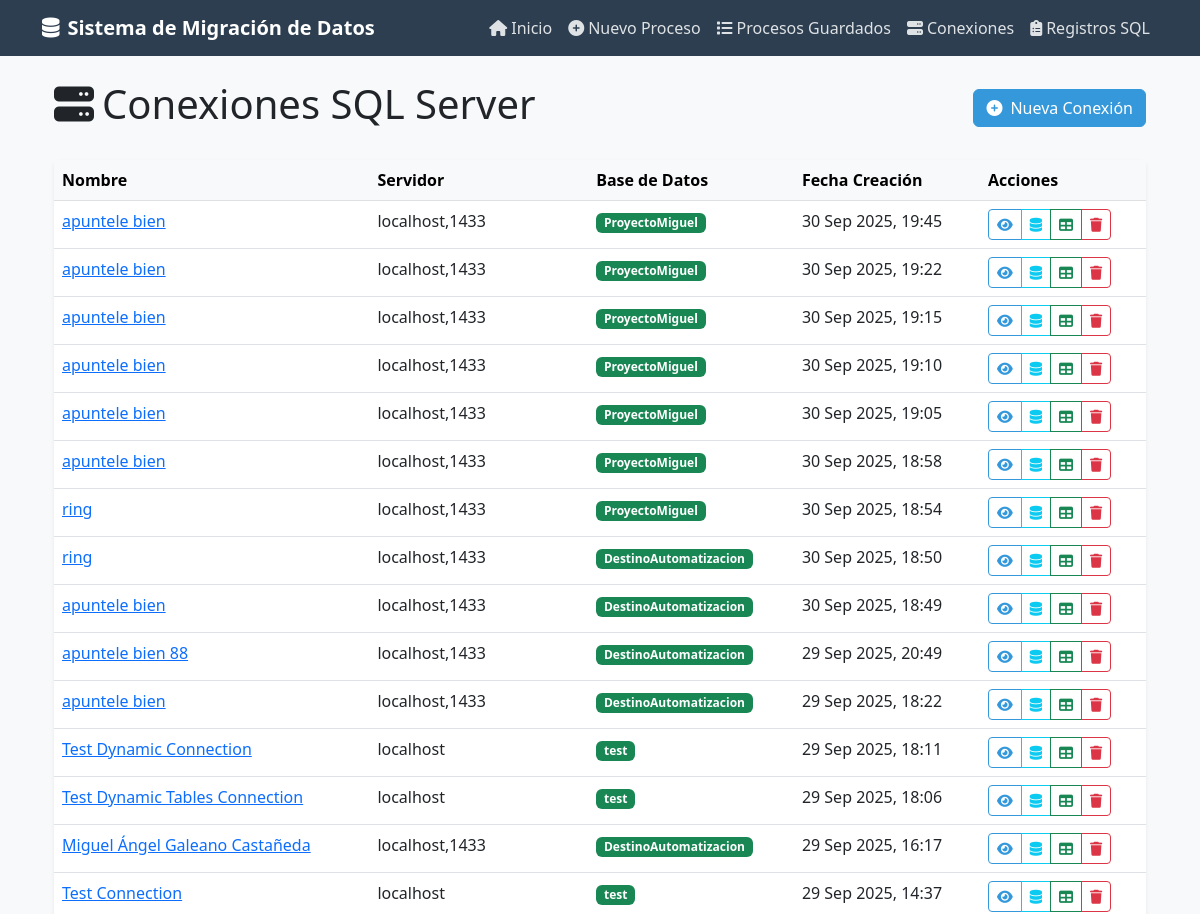
Page /automatizacion/sql/connections/ (upper part) on the earlier database version.
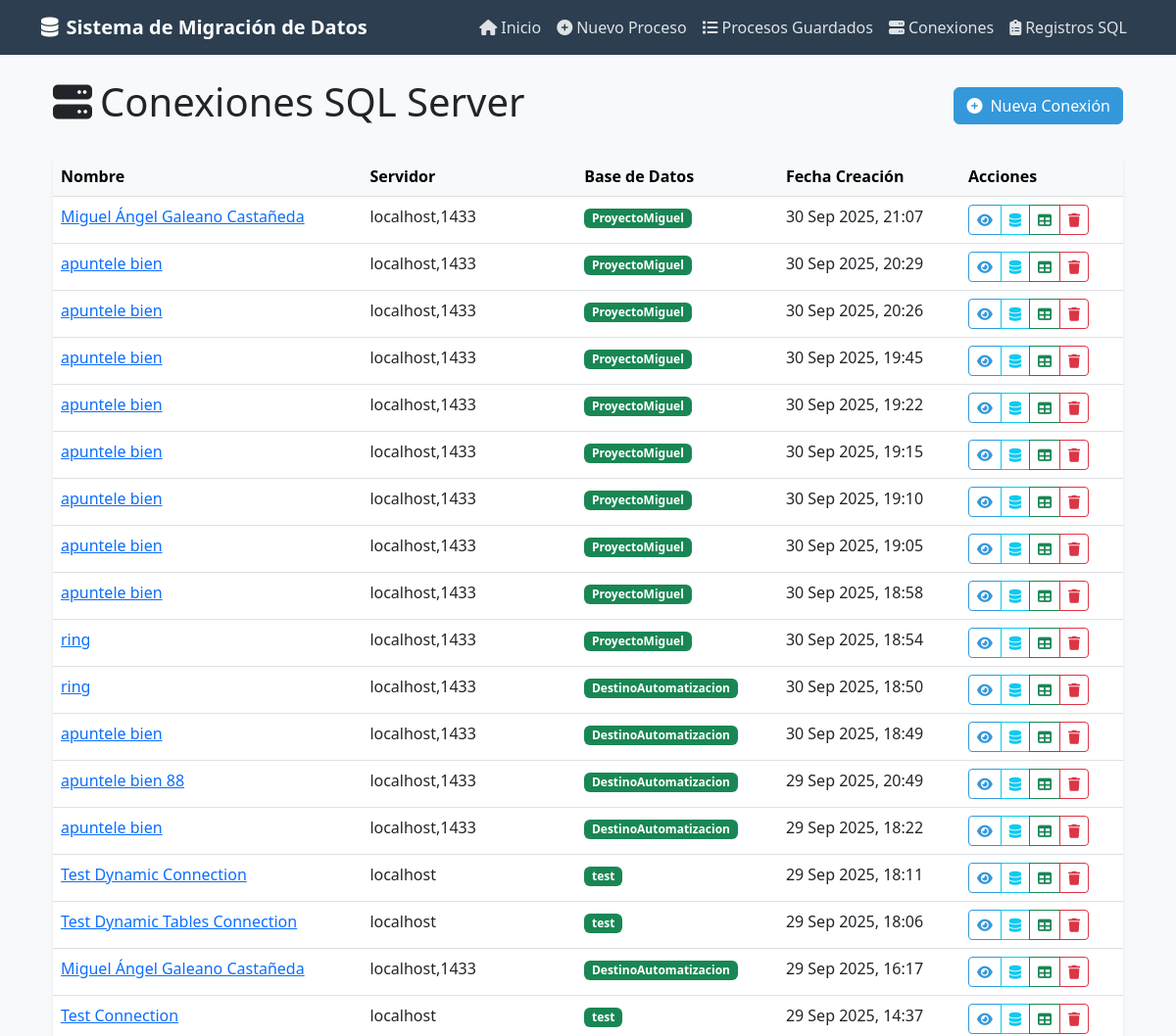
Same page on the later database version.
### automatizacion/models.py (models this page shows, shortened)
class DatabaseConnection(models.Model):
    name = models.CharField(max_length=100)
    server = models.CharField(max_length=255)
    username = models.CharField(max_length=100)
    password = models.CharField(max_length=255)
    port = models.IntegerField(default=1433)
    created_at = models.DateTimeField(auto_now_add=True)
    last_used = models.DateTimeField(null=True, blank=True)
    selected_database = models.CharField(max_length=100, blank=True, null=True)
    available_databases = models.JSONField(null=True, blank=True)

### automatizacion/views.py (the view)
# urls.py: path('sql/connections/', views.list_connections, name='list_connections'),
def list_connections(request):
    connections = DatabaseConnection.objects.all().order_by('-created_at')
    return render(request, 'automatizacion/list_connections.html', {'connections': connections})

### automatizacion/templates/automatizacion/list_connections.html (shortened to what the changed rows need)
{% extends 'base.html' %}
{% load static %}
{% block content %}
<div class="container mt-4">
    <div class="d-flex justify-content-between align-items-center mb-4">
        <h1><i class="fas fa-server me-2"></i>Conexiones SQL Server</h1>
    </div>
    <div class="row">
        <div class="col">
            <div class="card shadow-sm">
                <div class="card-body p-0">
                    {% if connections %}
                    <div class="table-responsive">
                        <table class="table table-hover mb-0">
                            <thead class="table-light">
                                <tr>
                                    <th>Nombre</th>
                                    <th>Servidor</th>
                                    <th>Base de Datos</th>
                                    <th>Fecha Creación</th>
                                    <th>Acciones</th>
                                </tr>
                            </thead>
                            <tbody>
                                {% for connection in connections %}
                                <tr>
                                    <td>
                                        <a href="{% url 'automatizacion:view_connection' connection_id=connection.id %}">
                                            {{ connection.name }}
                                        </a>
                                    </td>
                                    <td>{{ connection.server }}</td>
                                    <td>
                                        {% if connection.selected_database %}
                                            <span class="badge bg-success">{{ connection.selected_database }}</span>
                                        {% else %}
                                            <span class="badge bg-secondary">No seleccionada</span>
                                        {% endif %}
                                    </td>
                                    <td>{{ connection.created_at|date:"j M Y, H:i" }}</td>
                                    <td>
                                        <div class="btn-group">
                                            <a href="{% url 'automatizacion:view_connection' connection_id=connection.id %}" class="btn btn-sm btn-outline-primary">
                                                <i class="fas fa-eye"></i>
                                            </a>
                                            <a href="{% url 'automatizacion:list_sql_databases' connection_id=connection.id %}" class="btn btn-sm btn-outline-info">
                                                <i class="fas fa-database"></i>
                                            </a>
                                            {% if connection.selected_database %}
                                            <a href="{% url 'automatizacion:list_sql_tables' connection_id=connection.id %}" class="btn btn-sm btn-outline-success">
                                                <i class="fas fa-table"></i>
                                            </a>
                                            {% endif %}
                                            <button class="btn btn-sm btn-outline-danger"
                                                    onclick="deleteConnection({{ connection.id }}, '{{ connection.name }}')">
                                                <i class="fas fa-trash"></i>
                                            </button>
                                        </div>
                                    </td>
                                </tr>
                                {% endfor %}
                            </tbody>
                        </table>
                    </div>
                    {% else %}
                    <div class="alert alert-info m-3">
                        No hay conexiones guardadas. <a href="{% url 'automatizacion:connect_sql' %}">Crear una nueva conexión</a>.
                    </div>
                    {% endif %}
                </div>
            </div>
        </div>
    </div>
</div>
{% endblock %}

Differences in the rows shown:
added DatabaseConnection: name "Miguel Ángel Galeano Castañeda", server "localhost,1433", selected_database "ProyectoMiguel", created_at "30 Sep 2025, 21:07"
added DatabaseConnection: name "apuntele bien", server "localhost,1433", selected_database "ProyectoMiguel", created_at "30 Sep 2025, 20:29"
added DatabaseConnection: name "apuntele bien", server "localhost,1433", selected_database "ProyectoMiguel", created_at "30 Sep 2025, 20:26"
